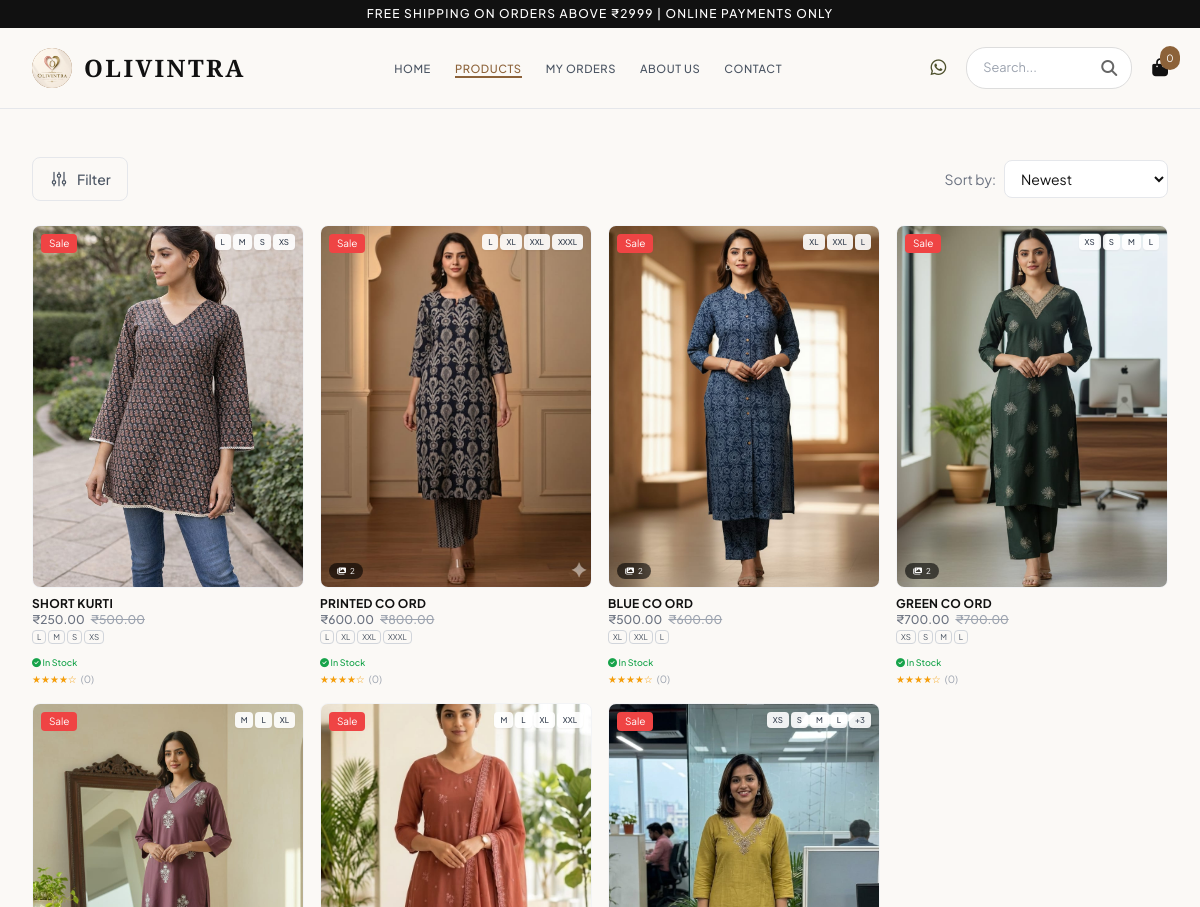
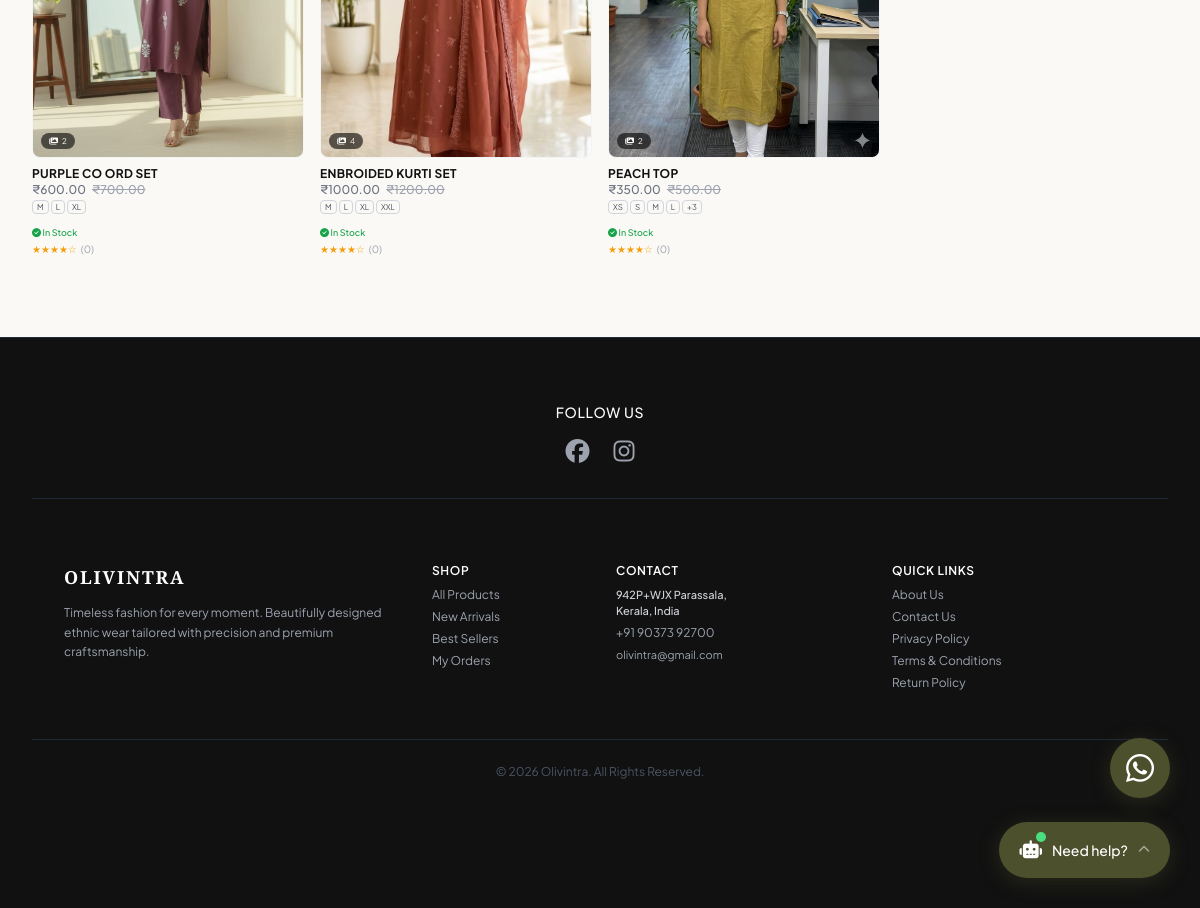
Page /shop on the committed database (2 pictures, top to bottom).
### models.py (models this page shows, shortened)
class Product(db.Model):
    id = db.Column(db.Integer, primary_key=True)
    name = db.Column(db.String(200), nullable=False)
    slug = db.Column(db.String(200), unique=True, nullable=False)
    description = db.Column(db.Text)
    price = db.Column(db.Float, nullable=False)
    original_price = db.Column(db.Float)
    image = db.Column(db.String(200))
    images = db.Column(db.Text)  # JSON array for multiple images
    category_id = db.Column(db.Integer, db.ForeignKey('category.id'))
    is_featured = db.Column(db.Boolean, default=False)
    is_best_seller = db.Column(db.Boolean, default=False)
    is_new_arrival = db.Column(db.Boolean, default=False)
    stock = db.Column(db.Integer, default=0)
    in_stock = db.Column(db.Boolean, default=True)
    rating = db.Column(db.Float, default=0)
    review_count = db.Column(db.Integer, default=0)
    material = db.Column(db.String(100))
    care_instructions = db.Column(db.Text)
    sizes = db.Column(db.Text)  # JSON array for sizes like ["S", "M", "L", "XL", "XXL"]
    created_at = db.Column(db.DateTime, default=datetime.utcnow)
    updated_at = db.Column(db.DateTime, default=datetime.utcnow, onupdate=datetime.utcnow)
    reviews = db.relationship('Review', backref='product', lazy=True, cascade='all, delete-orphan')
    def get_images(self):
        if self.images:
            try:
                return json.loads(self.images)
            except:
                return []
        return []
    def get_all_images(self):
        images = []
        if self.image:
            images.append(self.image)
        images.extend(self.get_images())
        return images
    def get_sizes(self):
        if not self.sizes:
            return []
        if isinstance(self.sizes, list):
            return self.sizes
        if isinstance(self.sizes, str):
            try:
                clean_str = self.sizes
                clean_str = clean_str.replace('\\"', '"')
                if clean_str.startswith('"[') and clean_str.endswith(']"'):
                    clean_str = clean_str[1:-1]
                sizes = json.loads(clean_str)
                if isinstance(sizes, list):
                    return sizes
            except:
                pass
        return []

### app.py (the view, shortened to what this page needs)
@app.route('/shop')
def shop():
    category_slug = request.args.get('category')
    search = request.args.get('search')
    sort = request.args.get('sort', 'newest')
    min_price = request.args.get('min_price', type=float)
    max_price = request.args.get('max_price', type=float)
    query = Product.query
    if category_slug:
        category = Category.query.filter_by(slug=category_slug).first()
        if category:
            query = query.filter_by(category_id=category.id)
    if min_price is not None:
        query = query.filter(Product.price >= min_price)
    if max_price is not None:
        query = query.filter(Product.price <= max_price)
    search_suggestions = []
    if sort == 'price_low':
        query = query.order_by(Product.price.asc())
    elif sort == 'price_high':
        query = query.order_by(Product.price.desc())
    elif sort == 'popular':
        query = query.order_by(Product.rating.desc())
    else:
        query = query.order_by(Product.created_at.desc())
    products = query.all()
    categories = Category.query.all()
    price_min = db.session.query(db.func.min(Product.price)).scalar() or 0
    price_max = db.session.query(db.func.max(Product.price)).scalar() or 10000
    price_ranges = [
        {'label': 'Under ₹500', 'min': 0, 'max': 500},
        {'label': '₹500 - ₹1,000', 'min': 500, 'max': 1000},
        {'label': '₹1,000 - ₹2,000', 'min': 1000, 'max': 2000},
        {'label': '₹2,000 - ₹5,000', 'min': 2000, 'max': 5000},
        {'label': '₹5,000 - ₹10,000', 'min': 5000, 'max': 10000},
        {'label': 'Above ₹10,000', 'min': 10000, 'max': None},
    ]
    return render_template('shop.html',
                         products=products,
                         categories=categories,
                         selected_category=category_slug,
                         search=search,
                         search_suggestions=search_suggestions,
                         sort=sort,
                         min_price=min_price,
                         max_price=max_price,
                         price_min=price_min,
                         price_max=price_max,
                         price_ranges=price_ranges)

### app.py (called while the page is built, shortened)
@app.before_request
def create_admin():
    if not Admin.query.first():
        admin = Admin(username=Config.ADMIN_USERNAME)
        admin.set_password(Config.ADMIN_PASSWORD)
        db.session.add(admin)
        db.session.commit()

@app.context_processor
def utility_processor():
    def cart_count():
        if 'cart' in session:
            return sum(item['quantity'] for item in session['cart'])
        return 0
    whatsapp_number = '+919037392700'
    whatsapp_url = f'https://wa.me/{whatsapp_number}'
    return dict(
        cart_count=cart_count,
        whatsapp_number=whatsapp_number,
        whatsapp_url=whatsapp_url,
        datetime=datetime
    )

### templates/shop.html (shortened to what this page needs)
{% extends "base.html" %}
{% block content %}
<section class="max-w-7xl mx-auto px-4 sm:px-6 lg:px-8 py-8 sm:py-12">
    <div class="flex items-center justify-between mb-6 gap-4 flex-wrap">
        <div class="flex items-center gap-3 flex-wrap">
            <button id="filterToggle" class="flex items-center gap-2 px-4 py-2 border border-gray-200 rounded-lg hover:border-[#4d502c] hover:bg-gray-50 transition group">
                <span class="text-sm font-medium text-gray-600 group-hover:text-[#4d502c]">Filter</span>
            </button>
        </div>
        <div class="flex items-center gap-2">
            <label class="text-sm text-gray-500 hidden sm:inline">Sort by:</label>
            <select id="sortSelect"
                    class="text-sm border border-gray-200 rounded-lg px-3 py-2 focus:ring-[#4d502c] focus:border-[#4d502c] bg-white">
                <option value="newest" {% if sort == 'newest' or not sort %}selected{% endif %}>Newest</option>
            </select>
        </div>
    </div>
    <div class="grid grid-cols-2 sm:grid-cols-3 lg:grid-cols-4 gap-3 sm:gap-4">
        {% for product in products %}
        <div class="group cursor-pointer">
            <a href="/product/{{ product.slug }}">
                <div class="bg-white border border-gray-100 aspect-[3/4] mb-2 relative overflow-hidden rounded-lg">
                    <div class="w-full h-full bg-cover bg-center transition-transform group-hover:scale-105"
                         style="background-image: url('{% if product.image %}{{ url_for('static', filename='uploads/' + product.image) }}{% else %}https://via.placeholder.com/300x400/cccccc/333333?text=Olivintra{% endif %}');">
                    </div>
                    {% set all_images = product.get_all_images() %}
                    {% if all_images|length > 1 %}
                    <div class="absolute bottom-2 left-2 bg-black/60 text-white text-[8px] px-2 py-0.5 rounded-full flex items-center gap-1">
                        <i class="fas fa-images"></i>
                        <span>{{ all_images|length }}</span>
                    </div>
                    {% endif %}
                    {% if product.original_price %}
                    <span class="absolute top-2 left-2 bg-red-500 text-white text-[10px] px-2 py-0.5 rounded">Sale</span>
                    {% endif %}
                    {% set product_sizes = product.get_sizes() %}
                    {% if product_sizes %}
                    <div class="absolute top-2 right-2 flex flex-wrap gap-0.5 justify-end max-w-[60%]">
                        {% for size in product_sizes[:4] %}
                        <span class="bg-white/90 text-gray-700 text-[8px] font-medium px-1.5 py-0.5 rounded shadow-sm">{{ size }}</span>
                        {% endfor %}
                        {% if product_sizes|length > 4 %}
                        <span class="bg-white/90 text-gray-700 text-[8px] font-medium px-1.5 py-0.5 rounded shadow-sm">+{{ product_sizes|length - 4 }}</span>
                        {% endif %}
                    </div>
                    {% endif %}
                </div>
                <h4 class="text-[11px] sm:text-xs font-bold uppercase text-brand-dark tracking-wide truncate">{{ product.name }}</h4>
                <p class="text-[11px] sm:text-xs text-gray-500 font-medium">
                    ₹{{ "%.2f"|format(product.price) }}
                    {% if product.original_price %}
                    <span class="line-through text-gray-400 ml-1">₹{{ "%.2f"|format(product.original_price) }}</span>
                    {% endif %}
                </p>
                {% if product_sizes %}
                <div class="flex flex-wrap gap-0.5 mt-0.5">
                    {% for size in product_sizes[:4] %}
                    <span class="text-[8px] border border-gray-300 px-1 py-0 rounded text-gray-600">{{ size }}</span>
                    {% endfor %}
                    {% if product_sizes|length > 4 %}
                    <span class="text-[8px] border border-gray-300 px-1 py-0 rounded text-gray-600">+{{ product_sizes|length - 4 }}</span>
                    {% endif %}
                </div>
                {% endif %}
                <div class="mt-1">
                    {% if product.in_stock and product.stock > 0 %}
                    <span class="text-[9px] text-green-600 font-medium">
                        <i class="fas fa-check-circle"></i> In Stock
                    </span>
                    {% else %}
                    <span class="text-[9px] text-red-600 font-medium">
                        <i class="fas fa-times-circle"></i> Out of Stock
                    </span>
                    {% endif %}
                </div>
                <div class="flex items-center text-[9px] sm:text-[10px] text-amber-500">
                    ★★★★☆ <span class="text-gray-400 ml-1">({{ product.review_count }})</span>
                </div>
            </a>
        </div>
        {% endfor %}
    </div>
</section>
 <footer class="bg-brand-dark text-gray-400 text-xs py-12 sm:py-16 border-t border-gray-800 mt-8">
    <div class="max-w-7xl mx-auto px-4 sm:px-6 lg:px-8">
        <div class="text-center mb-6">
            <p class="text-white text-sm font-medium uppercase tracking-wider mb-3">Follow Us</p>
            <div class="flex justify-center gap-6">
                <a href="https://www.facebook.com/share/18hECcHyk6/" target="_blank"
                   class="text-gray-400 hover:text-white transition text-2xl hover:scale-110 transform duration-200"
                   aria-label="Facebook">
                    <i class="fab fa-facebook"></i>
                </a>
                <a href="https://www.instagram.com/olivintraa?igsh=dTV5YmIwZzhqcW03" target="_blank"
                   class="text-gray-400 hover:text-white transition text-2xl hover:scale-110 transform duration-200"
                   aria-label="Instagram">
                    <i class="fab fa-instagram"></i>
                </a>
            </div>
        </div>
<footer class="bg-brand-dark text-gray-400 text-xs py-12 sm:py-16 border-t border-gray-800 mt-8">
    <div class="max-w-7xl mx-auto px-4 sm:px-6 lg:px-8 grid grid-cols-1 md:grid-cols-12 gap-8">
        <div class="md:col-span-4 space-y-3">
            <h3 class="text-white text-lg font-serif tracking-widest uppercase font-bold">OLIVINTRA</h3>
            <p class="text-gray-400 max-w-xs leading-relaxed">Timeless fashion for every moment. Beautifully designed ethnic wear tailored with precision and premium craftsmanship.</p>
        </div>
        <div class="md:col-span-2 space-y-2">
            <h4 class="text-white font-semibold uppercase tracking-wider text-xs">Shop</h4>
            <ul class="space-y-1.5">
                <li><a href="/shop" class="hover:text-white transition">All Products</a></li>
                <li><a href="/new-arrivals" class="hover:text-white transition">New Arrivals</a></li>
                <li><a href="/best-sellers" class="hover:text-white transition">Best Sellers</a></li>
                <li><a href="/my-orders" class="hover:text-white transition">My Orders</a></li>
            </ul>
        </div>
        <div class="md:col-span-3 space-y-2">
            <h4 class="text-white font-semibold uppercase tracking-wider text-xs">Contact</h4>
            <ul class="space-y-1.5 text-gray-400">
                <li><span class="font-medium text-gray-300 text-[11px]">942P+WJX Parassala,<br>Kerala, India</span></li>
                <li><a href="tel:+919037392700" class="hover:text-white transition">+91 90373 92700</a></li>
                <li><a href="mailto:olivintra@gmail.com" class="hover:text-white transition text-[11px]">olivintra@gmail.com</a></li>
            </ul>
        </div>
        <div class="md:col-span-3 space-y-2">
            <h4 class="text-white font-semibold uppercase tracking-wider text-xs">Quick Links</h4>
            <ul class="space-y-1.5">
                <li><a href="/about" class="hover:text-white transition">About Us</a></li>
                <li><a href="/contact" class="hover:text-white transition">Contact Us</a></li>
                <li><a href="/privacy-policy" class="hover:text-white transition">Privacy Policy</a></li>
                <li><a href="/terms" class="hover:text-white transition">Terms & Conditions</a></li>
                <li><a href="/return-policy" class="hover:text-white transition">Return Policy</a></li>
            </ul>
        </div>
    </div>
    <div class="max-w-7xl mx-auto px-4 sm:px-6 lg:px-8 border-t border-gray-800 mt-8 sm:mt-12 pt-6 text-center text-gray-600 text-[10px] sm:text-xs">
        &copy; 2026 Olivintra. All Rights Reserved.
    </div>
</footer>
{% endblock %}

### templates/base.html (style rules this page uses)
body { font-family: 'Plus Jakarta Sans', sans-serif; background-color: #fbf9f6; color: #111111; }
.font-serif { font-family: 'Playfair Display', serif; }

### templates/shop.html (style rules this page uses)
#filterToggle { touch-action: manipulation; min-height: 44px; }

### rows in the picture
Product: image (picture), shows "Sale", 4 "L" "M" "S" "XS", name "SHORT KURTI", price "250.00", original_price "500.00", 4 "L" "M" "S" "XS", in_stock True (drawn), review_count "0"
Product: image (picture), all_images "2", shows "Sale", 4 "L" "XL" "XXL" "XXXL", name "PRINTED CO ORD", price "600.00", original_price "800.00", 4 "L" "XL" "XXL" "XXXL", in_stock True (drawn), review_count "0"
Product: image (picture), all_images "2", shows "Sale", 4 "XL" "XXL" "L", name "BLUE CO ORD", price "500.00", original_price "600.00", 4 "XL" "XXL" "L", in_stock True (drawn), review_count "0"
Product: image (picture), all_images "2", shows "Sale", 4 "XS" "S" "M" "L", name "GREEN CO ORD", price "700.00", original_price "700.00", 4 "XS" "S" "M" "L", in_stock True (drawn), review_count "0"
Product: image (picture), all_images "2", shows "Sale", 4 "M" "L" "XL", name "PURPLE CO ORD SET", price "600.00", original_price "700.00", 4 "M" "L" "XL", in_stock True (drawn), review_count "0"
Product: image (picture), all_images "4", shows "Sale", 4 "M" "L" "XL" "XXL", name "ENBROIDED KURTI SET", price "1000.00", original_price "1200.00", 4 "M" "L" "XL" "XXL", in_stock True (drawn), review_count "0"
Product: image (picture), all_images "2", shows "Sale", 4 "XS" "S" "M" "L", product_sizes "3", name "PEACH TOP", price "350.00", original_price "500.00", 4 "XS" "S" "M" "L", in_stock True (drawn), review_count "0"

### other values in the picture
{{ cart_count() }} "0"
